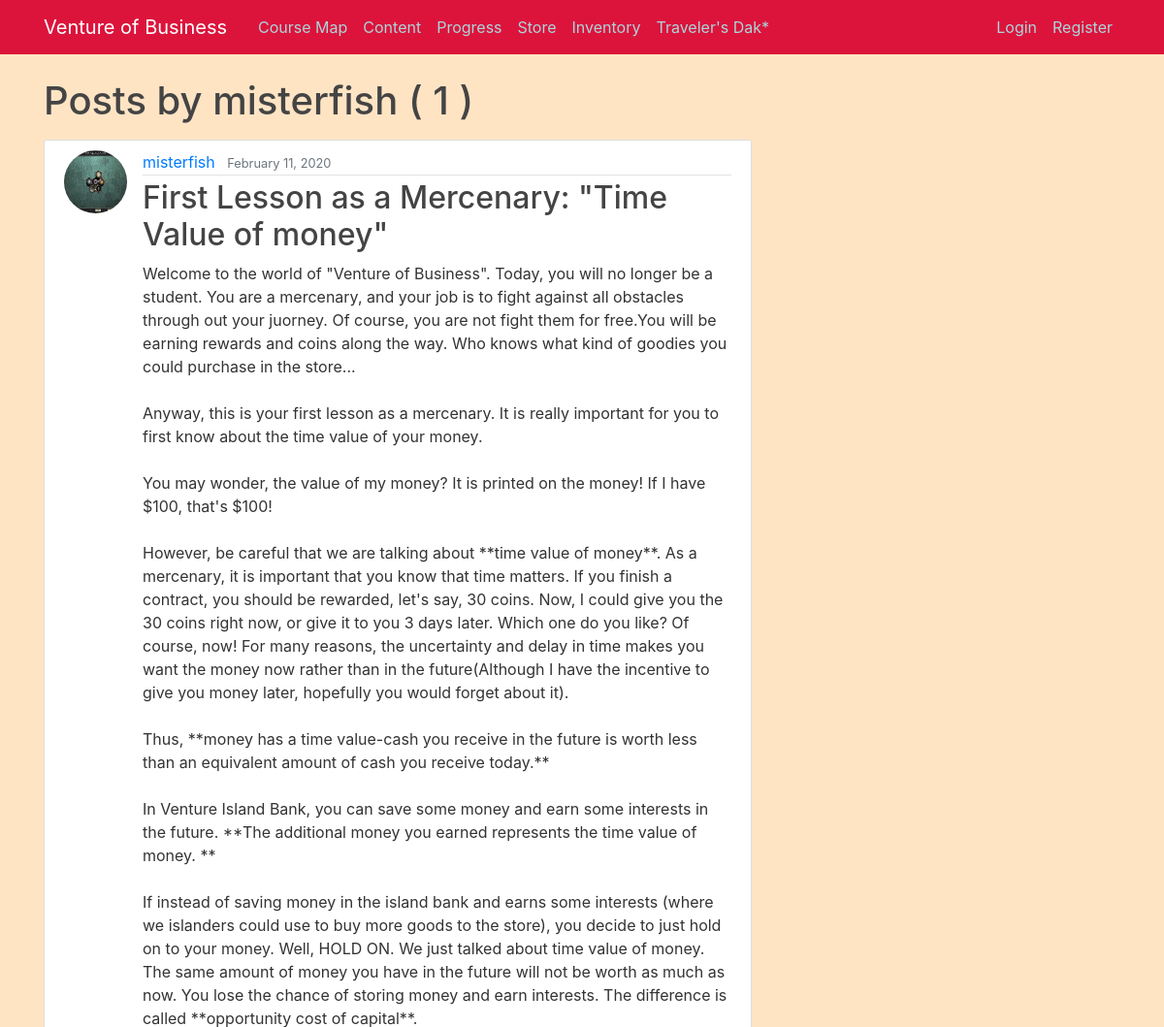
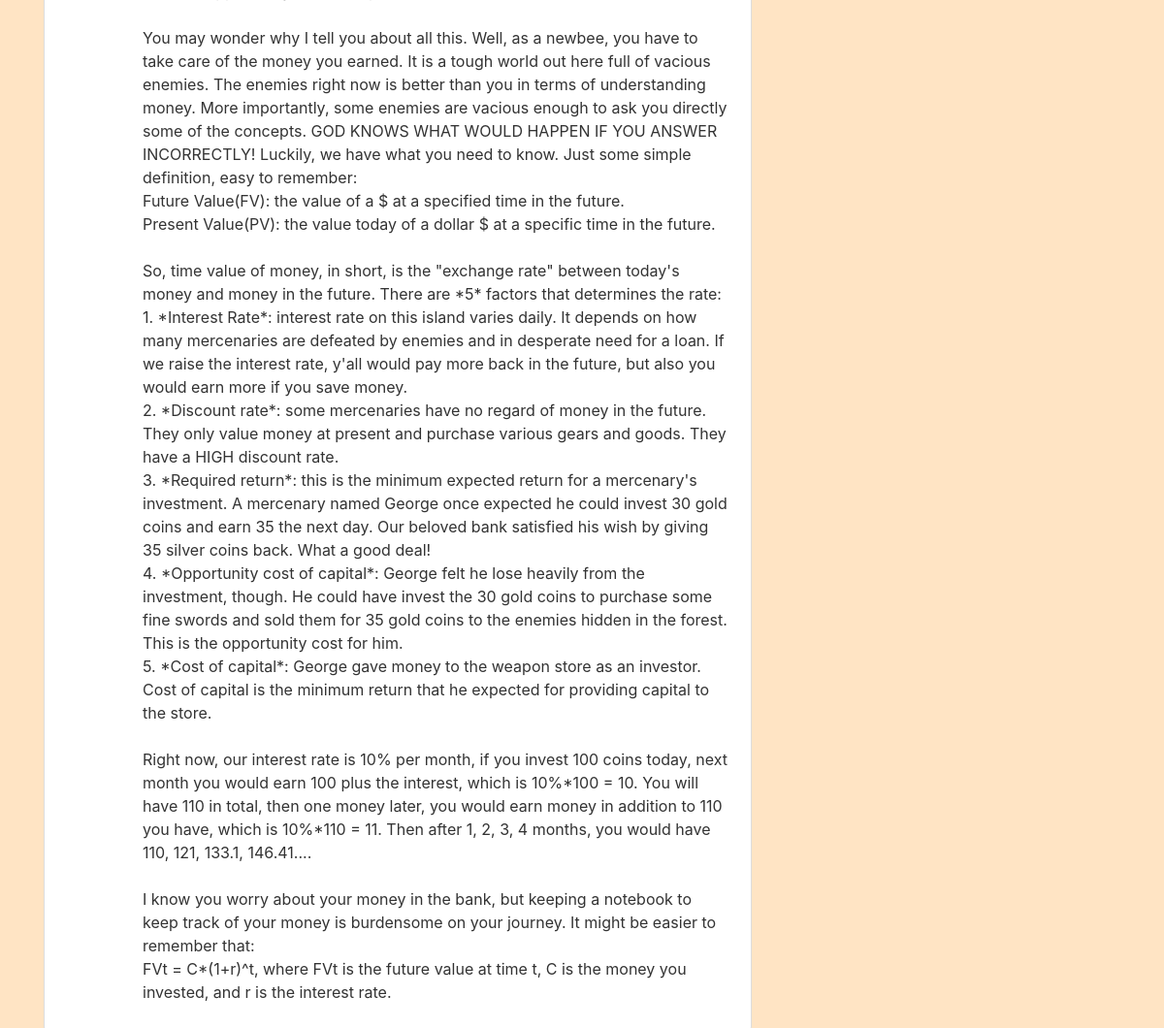
/user/misterfish, run on the app's committed database (2 pictures, top to bottom).
### blog/models.py (models this page shows, shortened)
class Post(models.Model): #check database created: python manage.py sqlmigrate blog 0001
  title = models.CharField(max_length=100)
  content = models.TextField()
  date_posted = models.DateTimeField(default=timezone.now) #function name instead of function
  author = models.ForeignKey(User, on_delete=models.CASCADE) #what we are going to do to certain posts if user is deleted

### users/models.py (models this page shows, shortened)
class Profile(models.Model):
  user = models.OneToOneField(User, on_delete=models.CASCADE) #one way delete profile when user is deleted
  image = models.ImageField(default='default.jpg', upload_to='profile_pics')
  money = models.PositiveIntegerField(default=5)

### blog/views.py (the view)
# urls.py: path('user/<str:username>', UserPostListView.as_view(), name='user-posts'),
class UserPostListView(ListView):
  model = Post
  template_name = 'blog/user_posts.html'
  context_object_name = 'posts'
  paginate_by = 5
  def get_queryset(self):
    user = get_object_or_404(User, username=self.kwargs.get('username'))
    return Post.objects.filter(author=user).order_by('-date_posted')

### blog/templates/blog/user_posts.html (shortened to what this page needs)
{%extends "blog/base.html" %}
{%block content%}
  <h1 class="mb-3">Posts by {{view.kwargs.username }} ( {{page_obj.paginator.count }} )</h1>
  {% for post in posts %}
  <article class="media content-section">
    <img class="rounded-circle article-img" src = "{{ post.author.profile.image.url }}">
    <div class="media-body">
      <div class="article-metadata">
        <a class="mr-2" href="{% url 'user-posts' post.author.username %}">{{ post.author }}</a>
        <small class="text-muted">{{ post.date_posted|date:"F d, Y" }}</small>
      </div>
      <h2><a class="article-title" href="{% url 'post-detail' post.id %}">{{ post.title }}</a></h2>
      <p class="article-content">{{ post.content }}</p>
    </div>
  </article>
  {% endfor %}
{%endblock content%}

### blog/static/blog/main.css (style rules this page uses)
body { background: #fafafa; color: #333333; margin-top: 5rem; }
h1, h2, h3, h4, h5, h6 { color: #444444; }
.content-section { background: #ffffff; padding: 10px 20px; border: 1px solid #dddddd; border-radius: 3px; margin-bottom: 20px; }
.article-title { color: #444444; }
.article-content { white-space: pre-line; }
.article-img { height: 65px; width: 65px; margin-right: 16px; }
.article-metadata { padding-bottom: 1px; margin-bottom: 4px; border-bottom: 1px solid #e3e3e3 }

### data on the page
Post: author.profile.image (picture), author "misterfish", date_posted "February 11, 2020", title "First Lesson as a Mercenary: \"Time Value of money\"", content "Welcome to the world of \"Venture of Business\". Today, you will no longer be a student. You are a mercenary, and your job is to fight against all obstacles through out your juorney. Of course, you are not fight them for free.You will be earning rewards and coins along the way. Who knows what kind of goodies you could purchase in the store... Anyway, this is your first lesson as a mercenary. It is really important for you to first know about the time value of your money. You may wonder, the value of my money? It is printed on the money! If I have $100, that's $100! However, be careful that we are talking about **time value of money**. As a mercenary, it is important that you know that time…"

### other printed values
{{ view.kwargs.username }} "misterfish"
{{ page_obj.paginator.count }} "1"
